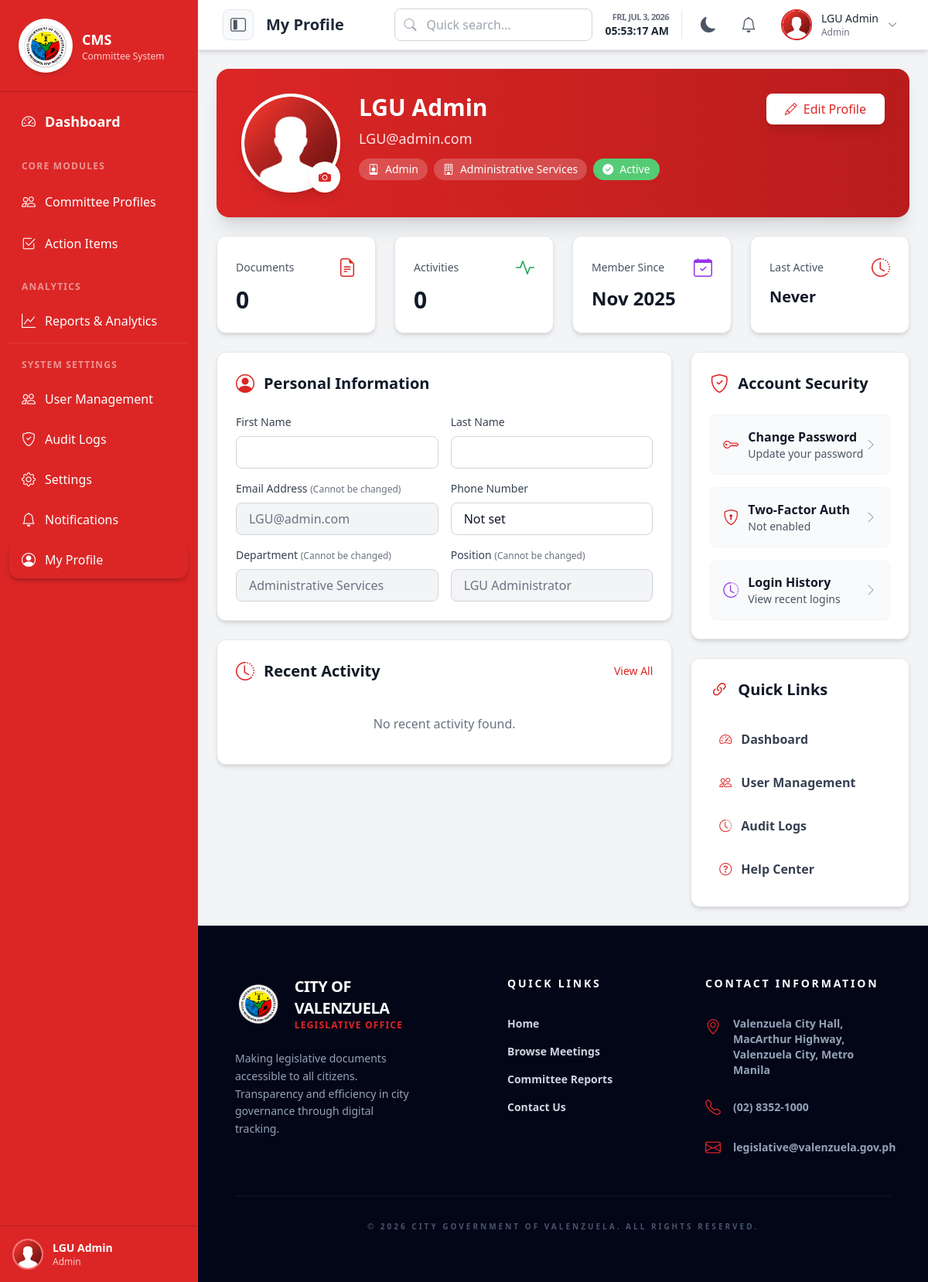
Page /public/pages/my-profile/index.php (signed in) on the committed database.
### tables this page shows
CREATE TABLE IF NOT EXISTS `users` (
  `user_id` INT AUTO_INCREMENT PRIMARY KEY,
  `email` VARCHAR(100) NOT NULL UNIQUE,
  `password_hash` VARCHAR(255) NOT NULL,
  `first_name` VARCHAR(100) NOT NULL,
  `last_name` VARCHAR(100) NOT NULL,
  `role_id` INT NOT NULL,
  `notification_preferences` JSON DEFAULT NULL,
  `profile_picture` VARCHAR(255),
  `phone` VARCHAR(20),
  `department` VARCHAR(100),
  `position` VARCHAR(100),
  `bio` TEXT,
  `address` TEXT,
  `is_active` BOOLEAN DEFAULT FALSE,
  `email_verified` BOOLEAN DEFAULT FALSE,
  `verification_token` VARCHAR(255),
  `verification_token_expires` DATETIME,
  `password_reset_token` VARCHAR(255),
  `password_reset_expires` DATETIME,
  `last_login` DATETIME,
  `created_at` TIMESTAMP DEFAULT CURRENT_TIMESTAMP,
  `updated_at` TIMESTAMP DEFAULT CURRENT_TIMESTAMP ON UPDATE CURRENT_TIMESTAMP,
  FOREIGN KEY (`role_id`) REFERENCES `roles`(`role_id`),
  INDEX idx_users_role (role_id),
  INDEX idx_users_active (is_active),
  INDEX idx_users_email (email)
);

### public/pages/my-profile/index.php (the view, shortened to what the rows shown need)
<?php
require_once '../../../config/database.php';
$userId = $_SESSION['user_id'];
$query = "SELECT u.*, r.role_name FROM users u LEFT JOIN roles r ON u.role_id = r.role_id WHERE u.user_id = ?";
$stmt = $conn->prepare($query);
$stmt->bind_param("i", $userId);
$stmt->execute();
$result = $stmt->get_result();
$user = $result->fetch_assoc();
$userPhone = $user['phone'] ?? 'Not set';
$userDepartment = $user['department'] ?? 'Not set';
$userPosition = $user['position'] ?? 'Not set';
$memberSince = date('M Y', strtotime($user['created_at'] ?? 'now'));
include '../../includes/header.php';
?>
<div class="bg-gradient-to-r from-red-600 to-red-700 rounded-2xl shadow-xl p-8 mb-6 text-white animate-fade-in">
    <div class="flex flex-col md:flex-row items-center md:items-start gap-6">
        <div class="flex-1 text-center md:text-left">
            <h1 class="text-3xl font-bold mb-2"><?php echo htmlspecialchars($userName); ?></h1>
            <div class="flex flex-wrap gap-2 justify-center md:justify-start">
                <span class="bg-white bg-opacity-20 px-3 py-1 rounded-full text-sm flex items-center gap-2">
                    <i class="bi bi-person-badge"></i> <?php echo htmlspecialchars($userRole); ?>
                </span>
                <span class="bg-white bg-opacity-20 px-3 py-1 rounded-full text-sm flex items-center gap-2">
                    <i class="bi bi-building"></i> <?php echo htmlspecialchars($userDepartment); ?>
                </span>
                <span class="bg-green-400 bg-opacity-90 px-3 py-1 rounded-full text-sm flex items-center gap-2">
                    <i class="bi bi-check-circle-fill"></i> Active
                </span>
            </div>
        </div>
    </div>
</div>
<div class="grid grid-cols-1 md:grid-cols-4 gap-6 mb-6">
    <div
        class="bg-white dark:bg-gray-800 rounded-xl shadow-md p-6 animate-fade-in-up animation-delay-300 border border-gray-200 dark:border-gray-700">
        <div class="flex items-center justify-between mb-2">
            <span class="text-gray-600 dark:text-gray-400 text-sm">Member Since</span>
            <i class="bi bi-calendar-check text-2xl text-purple-600"></i>
        </div>
        <p class="text-2xl font-bold text-gray-900 dark:text-white"><?php echo $memberSince; ?></p>
    </div>
</div>
<div class="grid grid-cols-1 lg:grid-cols-3 gap-6">
    <div class="lg:col-span-2 space-y-6">
        <div
            class="bg-white dark:bg-gray-800 rounded-xl shadow-md p-6 animate-fade-in-up animation-delay-500 border border-gray-200 dark:border-gray-700">
            <div class="flex items-center mb-6">
                <h2 class="text-xl font-bold text-gray-900 dark:text-white">Personal Information</h2>
            </div>
            <form method="POST" id="profileForm">
                <div class="grid grid-cols-1 md:grid-cols-2 gap-4">
                    <div>
                        <label class="block text-sm font-medium text-gray-700 dark:text-gray-300 mb-2">Phone
                            Number</label>
                        <input type="tel" name="phone" value="<?php echo htmlspecialchars($userPhone); ?>"
                            class="w-full px-4 py-2 border border-gray-300 dark:border-gray-600 rounded-lg focus:ring-2 focus:ring-red-600 focus:border-transparent bg-white dark:bg-gray-700 text-gray-900 dark:text-white"
                            disabled>
                    </div>
                    <div>
                        <label class="block text-sm font-medium text-gray-700 dark:text-gray-300 mb-2">Department <span
                                class="text-xs text-gray-500">(Cannot be changed)</span></label>
                        <input type="text" name="department" value="<?php echo htmlspecialchars($userDepartment); ?>"
                            class="w-full px-4 py-2 border border-gray-300 dark:border-gray-600 rounded-lg bg-gray-100 dark:bg-gray-600 cursor-not-allowed text-gray-500 dark:text-gray-400"
                            disabled readonly>
                    </div>
                    <div>
                        <label class="block text-sm font-medium text-gray-700 dark:text-gray-300 mb-2">Position <span
                                class="text-xs text-gray-500">(Cannot be changed)</span></label>
                        <input type="text" name="position" value="<?php echo htmlspecialchars($userPosition); ?>"
                            class="w-full px-4 py-2 border border-gray-300 dark:border-gray-600 rounded-lg bg-gray-100 dark:bg-gray-600 cursor-not-allowed text-gray-500 dark:text-gray-400"
                            disabled readonly>
                    </div>
                </div>
            </form>
        </div>
        <div
            class="bg-white dark:bg-gray-800 rounded-xl shadow-md p-6 animate-fade-in-up animation-delay-600 border border-gray-200 dark:border-gray-700">
            <div class="flex items-center justify-between mb-6">
                <div class="flex items-center">
                    <h2 class="text-xl font-bold text-gray-900 dark:text-white">Recent Activity</h2>
                </div>
            </div>
        </div>
    </div>
    <div class="space-y-6">
        <div
            class="bg-white dark:bg-gray-800 rounded-xl shadow-md p-6 animate-fade-in-up animation-delay-700 border border-gray-200 dark:border-gray-700">
            <div class="flex items-center mb-6">
                <h2 class="text-xl font-bold text-gray-900 dark:text-white">Account Security</h2>
            </div>
        </div>
        <div
            class="bg-white dark:bg-gray-800 rounded-xl shadow-md p-6 animate-fade-in-up animation-delay-800 border border-gray-200 dark:border-gray-700">
            <div class="flex items-center mb-6">
                <h2 class="text-xl font-bold text-gray-900 dark:text-white">Quick Links</h2>
            </div>
        </div>
    </div>
</div>
</div>
<?php
include '../../includes/layout-end.php';
?>

### rows in the picture
users: department "Administrative Services", created_at "Nov 2025", phone "Not set", position "LGU Administrator"

### other values in the picture
$userName "LGU Admin"
$userRole "Admin"
$pageTitle "My Profile"
$userEmail "LGU@admin.com"
$docCount "0"
$activityCount "0"
$lastActive "Never"
